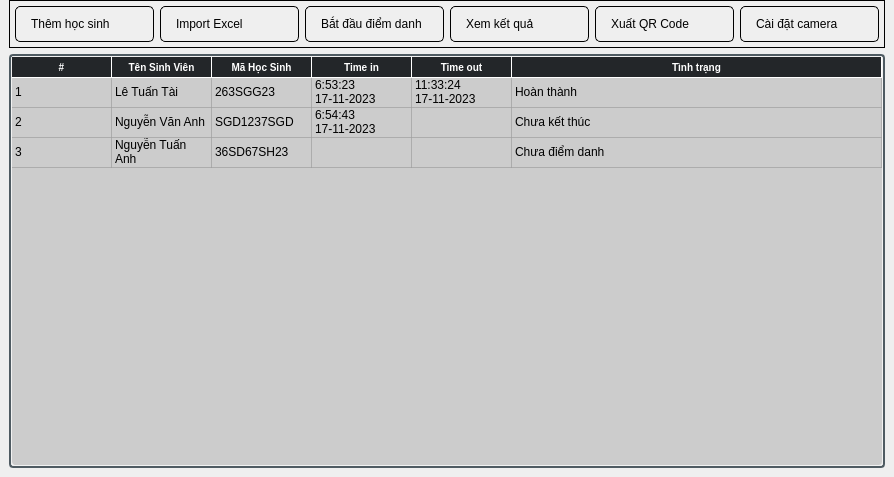
<?xml version="1.0" encoding="UTF-8"?>
<ui version="4.0">
 <class>MainWindow</class>
 <widget class="QMainWindow" name="MainWindow">
  <property name="geometry">
   <rect>
    <x>0</x>
    <y>0</y>
    <width>894</width>
    <height>477</height>
   </rect>
  </property>
  <property name="windowTitle">
   <string>Điểm danh sinh viên</string>
  </property>
  <property name="styleSheet">
   <string notr="true">*{
    outline: None;
}
QTableView::item,
QTreeView::item,
QListView::item {
    /* padding: 4px; */
    min-height: 32px;
    border-color: transparent;
}
QTableView::item:selected,
QTreeView::item:selected,
QListView::item:selected {
    background-color: rgba(0, 170, 255, 0.7);
    color: #ffffff;
}
QTableView {
    background-color: rgba(189, 189, 189, 0.7);
    border-radius: 4px;
    border: 1px solid #f2f2f2;
}


QHeaderView::section {
    color: rgb(255, 255, 255);
    text-transform: uppercase;
    background-color: #232629;
    padding: 0 5px;
    height: 20px;
    font-weight: bold;
    border-radius: 0px;
    border-right: 1px solid;
    border-bottom: 1px solid;
    border-color: white;
    font-size: 10px;
}
QPushButton{
    border: 1px solid black;
    border-radius: 5px;
    min-height: 20px;
	padding: 7px;
	padding-left: 15px;
	text-align: left;
}
QPushButton:hover{
	background-color: rgba(0, 0, 0, 0.7);
	border: 1px solid rgba(70, 212, 255, 0.7);
	color: white;
}
QPushButton:pressed{
	background-color: rgba(0, 0, 0, 0.3);
	color: black;
}

QComboBox {
    color: white;
    padding-left: 10px;
    border-radius: 0px;
    border-top-left-radius: 5px;
    border-bottom-left-radius: 5px;
    background-color: rgba(35, 38, 41, 0.75);
    border: 2px solid rgba(255, 255, 255, 0.2);
    border-width: 0 0 2px 0;
    font-weight: bold;
    min-height: 30px;
}

QComboBox QAbstractItemView {
    color: white;
    border-bottom: 1px solid rgb(83, 86, 93);
    selection-background-color: rgba(189, 189, 189, 0.7);
    selection-color: white;
    font-size: 10px;
    padding: 3px;
    font-weight: bold;
}
#frame_button{
	border: 1px solid black;
}
QGroupBox {
    background: transparent;
    border: 2px solid #4f5b62;
    border-radius: 4px;
    text-transform: uppercase;
}

QGroupBox::title {
    color: black;
    padding: 10px;
    background: transparent;
    height: 36px;
}
</string>
  </property>
  <widget class="QWidget" name="centralwidget">
   <layout class="QHBoxLayout" name="horizontalLayout_2">
    <property name="leftMargin">
     <number>0</number>
    </property>
    <property name="topMargin">
     <number>0</number>
    </property>
    <property name="rightMargin">
     <number>0</number>
    </property>
    <property name="bottomMargin">
     <number>0</number>
    </property>
    <item>
     <widget class="QFrame" name="frame_view">
      <property name="sizePolicy">
       <sizepolicy hsizetype="Expanding" vsizetype="Expanding">
        <horstretch>0</horstretch>
        <verstretch>0</verstretch>
       </sizepolicy>
      </property>
      <layout class="QVBoxLayout" name="verticalLayout">
       <property name="topMargin">
        <number>0</number>
       </property>
       <item>
        <widget class="QWidget" name="frame_button" native="true">
         <layout class="QHBoxLayout" name="horizontalLayout">
          <property name="leftMargin">
           <number>6</number>
          </property>
          <property name="topMargin">
           <number>6</number>
          </property>
          <property name="rightMargin">
           <number>6</number>
          </property>
          <property name="bottomMargin">
           <number>6</number>
          </property>
          <item>
           <widget class="QPushButton" name="add_student_btn">
            <property name="text">
             <string>Thêm học sinh</string>
            </property>
            <property name="icon">
             <iconset>
              <normaloff>../assert/images/add-user.png</normaloff>../assert/images/add-user.png</iconset>
            </property>
            <property name="iconSize">
             <size>
              <width>20</width>
              <height>20</height>
             </size>
            </property>
           </widget>
          </item>
          <item>
           <widget class="QPushButton" name="excel_btn">
            <property name="text">
             <string>Import Excel</string>
            </property>
            <property name="icon">
             <iconset>
              <normaloff>../assert/images/excel.png</normaloff>../assert/images/excel.png</iconset>
            </property>
            <property name="iconSize">
             <size>
              <width>20</width>
              <height>20</height>
             </size>
            </property>
           </widget>
          </item>
          <item>
           <widget class="QPushButton" name="diem_danh_btn">
            <property name="text">
             <string>Bắt đầu điểm danh</string>
            </property>
            <property name="icon">
             <iconset>
              <normaloff>../assert/images/diem_danh.png</normaloff>../assert/images/diem_danh.png</iconset>
            </property>
            <property name="iconSize">
             <size>
              <width>20</width>
              <height>20</height>
             </size>
            </property>
           </widget>
          </item>
          <item>
           <widget class="QPushButton" name="view_result_btn">
            <property name="text">
             <string>Xem kết quả</string>
            </property>
            <property name="icon">
             <iconset>
              <normaloff>../assert/images/research-center.png</normaloff>../assert/images/research-center.png</iconset>
            </property>
            <property name="iconSize">
             <size>
              <width>20</width>
              <height>20</height>
             </size>
            </property>
           </widget>
          </item>
          <item>
           <widget class="QPushButton" name="export_qrCode_btn">
            <property name="text">
             <string>Xuất QR Code</string>
            </property>
            <property name="icon">
             <iconset>
              <normaloff>../assert/images/qr-code.png</normaloff>../assert/images/qr-code.png</iconset>
            </property>
            <property name="iconSize">
             <size>
              <width>20</width>
              <height>20</height>
             </size>
            </property>
           </widget>
          </item>
          <item>
           <widget class="QPushButton" name="setting_cam_btn">
            <property name="text">
             <string>Cài đặt camera</string>
            </property>
            <property name="icon">
             <iconset>
              <normaloff>../assert/images/cam.png</normaloff>../assert/images/cam.png</iconset>
            </property>
            <property name="iconSize">
             <size>
              <width>20</width>
              <height>20</height>
             </size>
            </property>
           </widget>
          </item>
         </layout>
        </widget>
       </item>
       <item>
        <widget class="QGroupBox" name="groupBox">
         <property name="title">
          <string/>
         </property>
         <layout class="QGridLayout" name="gridLayout">
          <property name="leftMargin">
           <number>0</number>
          </property>
          <property name="topMargin">
           <number>0</number>
          </property>
          <property name="rightMargin">
           <number>0</number>
          </property>
          <property name="bottomMargin">
           <number>0</number>
          </property>
          <property name="spacing">
           <number>0</number>
          </property>
          <item row="0" column="0">
           <widget class="QTableWidget" name="view">
            <property name="selectionBehavior">
             <enum>QAbstractItemView::SelectRows</enum>
            </property>
            <attribute name="horizontalHeaderStretchLastSection">
             <bool>true</bool>
            </attribute>
            <attribute name="verticalHeaderVisible">
             <bool>false</bool>
            </attribute>
            <row>
             <property name="text">
              <string>New Row</string>
             </property>
            </row>
            <row>
             <property name="text">
              <string>New Row</string>
             </property>
            </row>
            <row>
             <property name="text">
              <string>New Row</string>
             </property>
            </row>
            <column>
             <property name="text">
              <string>#</string>
             </property>
             <property name="font">
              <font>
               <family>MS UI Gothic</family>
              </font>
             </property>
            </column>
            <column>
             <property name="text">
              <string>Tên Sinh Viên</string>
             </property>
            </column>
            <column>
             <property name="text">
              <string>Mã Học Sinh</string>
             </property>
            </column>
            <column>
             <property name="text">
              <string>Time in</string>
             </property>
            </column>
            <column>
             <property name="text">
              <string>Time out</string>
             </property>
            </column>
            <column>
             <property name="text">
              <string>Tình trạng</string>
             </property>
            </column>
            <item row="0" column="0">
             <property name="text">
              <string>1</string>
             </property>
            </item>
            <item row="0" column="1">
             <property name="text">
              <string>Lê Tuấn Tài</string>
             </property>
            </item>
            <item row="0" column="2">
             <property name="text">
              <string>263SGG23</string>
             </property>
            </item>
            <item row="0" column="3">
             <property name="text">
              <string>6:53:23 17-11-2023</string>
             </property>
            </item>
            <item row="0" column="4">
             <property name="text">
              <string>11:33:24 17-11-2023</string>
             </property>
            </item>
            <item row="0" column="5">
             <property name="text">
              <string>Hoàn thành</string>
             </property>
            </item>
            <item row="1" column="0">
             <property name="text">
              <string>2</string>
             </property>
            </item>
            <item row="1" column="1">
             <property name="text">
              <string>Nguyễn Văn Anh</string>
             </property>
            </item>
            <item row="1" column="2">
             <property name="text">
              <string>SGD1237SGD</string>
             </property>
            </item>
            <item row="1" column="3">
             <property name="text">
              <string>6:54:43 17-11-2023</string>
             </property>
            </item>
            <item row="1" column="4">
             <property name="text">
              <string/>
             </property>
            </item>
            <item row="1" column="5">
             <property name="text">
              <string>Chưa kết thúc</string>
             </property>
            </item>
            <item row="2" column="0">
             <property name="text">
              <string>3</string>
             </property>
            </item>
            <item row="2" column="1">
             <property name="text">
              <string>Nguyễn Tuấn Anh</string>
             </property>
            </item>
            <item row="2" column="2">
             <property name="text">
              <string>36SD67SH23</string>
             </property>
            </item>
            <item row="2" column="3">
             <property name="text">
              <string/>
             </property>
            </item>
            <item row="2" column="5">
             <property name="text">
              <string>Chưa điểm danh</string>
             </property>
            </item>
           </widget>
          </item>
         </layout>
        </widget>
       </item>
      </layout>
     </widget>
    </item>
   </layout>
  </widget>
 </widget>
 <resources/>
 <connections/>
</ui>
